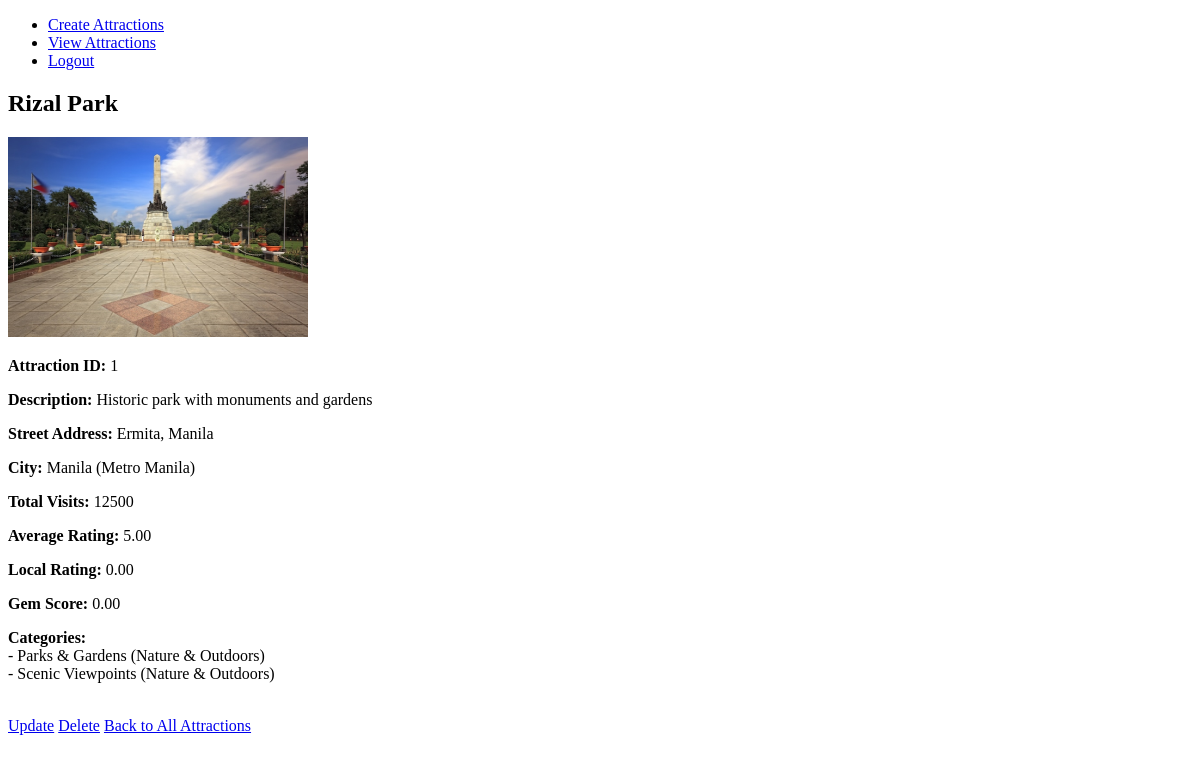
Before: /php/attraction_details.php?attraction_id=1 with the older database file.
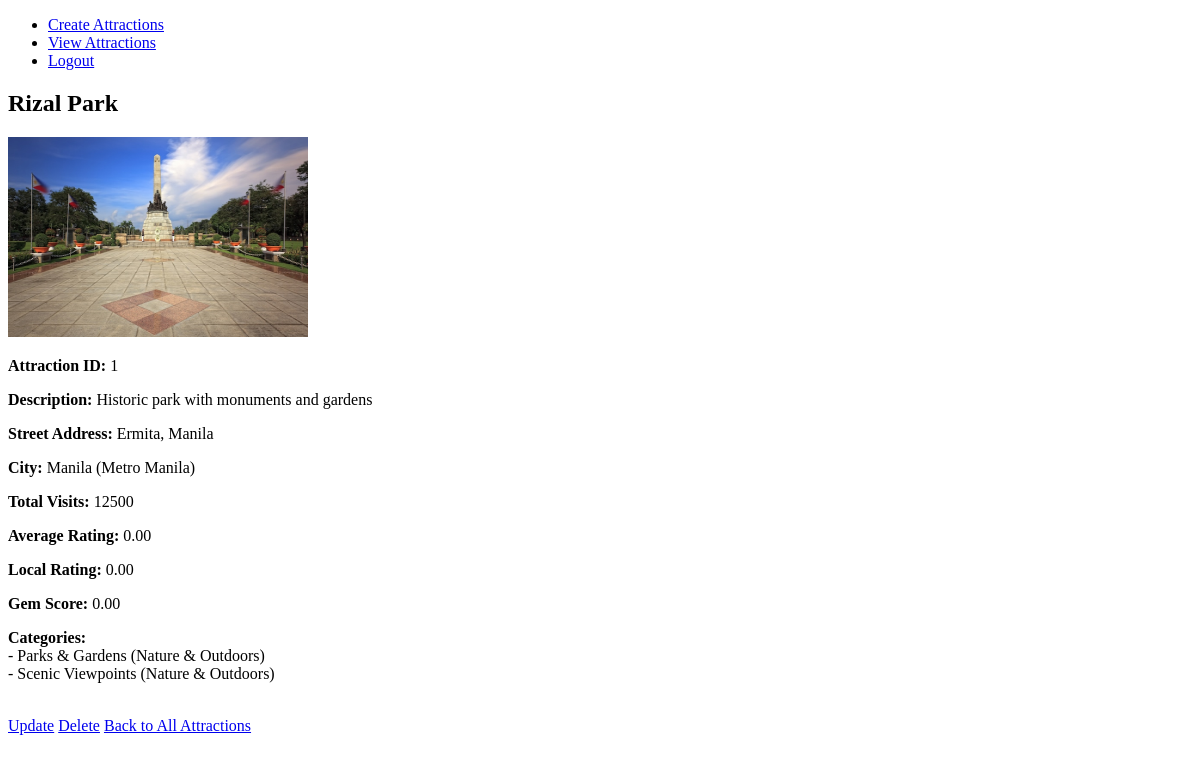
After: the same page with the newer database file.
### tables this page shows
CREATE TABLE `attraction` (
  `attraction_id` int(11) NOT NULL,
  `name` varchar(100) NOT NULL,
  `description` varchar(100) NOT NULL,
  `street_address` varchar(100) NOT NULL,
  `total_visits` int(11) NOT NULL,
  `avg_rating` decimal(10,2) NOT NULL DEFAULT 0.00,
  `city_id` int(11) NOT NULL,
  `local_rating` decimal(3,2) DEFAULT 0.00,
  `gem_score` decimal(10,2) DEFAULT 0.00
);

CREATE TABLE `city` (
  `city_id` int(11) NOT NULL,
  `city_name` varchar(100) NOT NULL,
  `province` varchar(100) NOT NULL
);

### php/attraction_details.php (the view, shortened to what this page needs)
<?php
require 'db.php';
$attraction_id = $_GET['attraction_id'];
$detail_query = "SELECT a.*, c.city_name, c.province
                 FROM attraction a
                 LEFT JOIN city c ON a.city_id = c.city_id
                 WHERE a.attraction_id = '$attraction_id'";
$detail_result = $conn->query($detail_query);
$attraction = $detail_result->fetch_assoc();
$cat_query = "SELECT cat.category, cat.main_class
              FROM category cat
              JOIN attraction_category ac ON cat.category_id = ac.category_id
              WHERE ac.attraction_id = '$attraction_id'";
$cat_result = $conn->query($cat_query);
$img_query = "SELECT image_url FROM gallery
              WHERE attraction_id = '$attraction_id' AND is_official = 1
              LIMIT 1";
$img_result = $conn->query($img_query);
$official_image = $img_result->fetch_assoc();
?>
<!DOCTYPE html>
<html lang="en">
<head>
</head>
<body>
    <header>
        <nav>
            <ul>
            <li><a href="create_attraction.php">Create Attractions</a></li>
            <li><a href="read_attraction.php">View Attractions</a></li>
            <li><a href="logout.php">Logout</a></li>
            </ul>
        </nav>
    </header>
    <h2><?= htmlspecialchars($attraction['name']) ?></h2>
    <?php if($official_image && $official_image['image_url']): ?>
        <img src="../<?= htmlspecialchars($official_image['image_url']) ?>" width="300" height="200">
    <?php else: ?>
        <p>No official image available.</p>
    <?php endif; ?>
    <p><strong>Attraction ID:</strong> <?= $attraction['attraction_id'] ?></p>
    <p><strong>Description:</strong> <?= htmlspecialchars($attraction['description']) ?></p>
    <p><strong>Street Address:</strong> <?= htmlspecialchars($attraction['street_address']) ?></p>
    <p><strong>City:</strong> <?= htmlspecialchars($attraction['city_name']) ?> (<?= htmlspecialchars($attraction['province']) ?>)</p>
    <p><strong>Total Visits:</strong> <?= $attraction['total_visits'] ?></p>
    <p><strong>Average Rating:</strong> <?= $attraction['avg_rating'] ?></p>
    <p><strong>Local Rating:</strong> <?= $attraction['local_rating'] ?></p>
    <p><strong>Gem Score:</strong> <?= $attraction['gem_score'] ?></p>
    <p><strong>Categories:</strong><br>
    <?php
    if($cat_result->num_rows > 0) {
        while($cat = $cat_result->fetch_assoc()) {
            echo "- " . htmlspecialchars($cat['category']) . " (" . htmlspecialchars($cat['main_class']) . ")<br>";
        }
    } else {
        echo "No categories assigned.";
    }
    ?>
    </p>
    <br>
    <a href="update_attraction.php?attraction_id=<?= $attraction['attraction_id'] ?>">Update</a>
    <a href="delete_attraction.php?attraction_id=<?= $attraction['attraction_id'] ?>" onclick="return confirm('Are you sure?')">Delete</a>
    <a href="read_attraction.php">Back to All Attractions</a>
</body>
</html>

Changed rows visible on the page:
changed attraction "Rizal Park": avg_rating "5.00" → "0.00"
